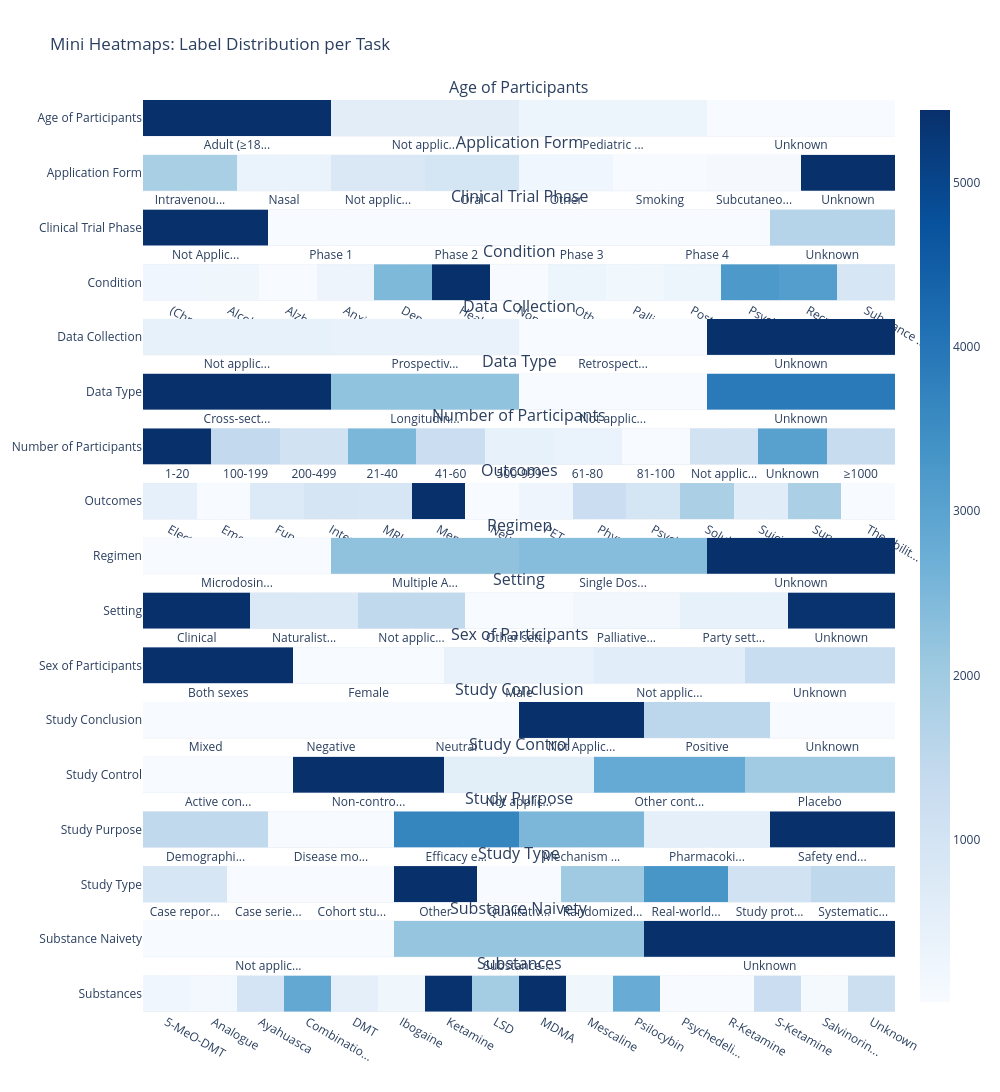

Notebook source saved alongside this figure:
### Code cell
from plotly.subplots import make_subplots

def shorten_label(label, max_len=10):
    if len(label) <= max_len:
        return label
    return label[:max_len] + "..."


tasks = label_counts['task'].unique()
n_tasks = len(tasks)

fig = make_subplots(
    rows=n_tasks, cols=1,
    shared_xaxes=False,
    vertical_spacing=0.02,
    subplot_titles=tasks
)

for i, task in enumerate(tasks, 1):
    show_cb = True if i == 1 else False

    task_data = label_counts[label_counts['task'] == task]
    fig.add_trace(
        go.Heatmap(
            z=[task_data['count']],
            x=task_data['label'].apply(lambda x: shorten_label(str(x), 10)),
            y=[task],
            colorscale='Blues',
            showscale=show_cb,
            text=task_data['count'],
            texttemplate="%{text}"
        ),
        row=i, col=1
    )

# Add a colorbar for the heatmap


fig.update_layout(
    title="Mini Heatmaps: Label Distribution per Task",
    height=200*n_tasks,
    width=1000
)
fig.show()

### Figure 1 — Plotly figure (JSON) as saved in the notebook; plotly's stock layout.template omitted (floating-point values rounded to 4 significant figures)
{"data": [{"colorscale": [[0, "rgb(247,251,255)"], [0.125, "rgb(222,235,247)"], [0.25, "rgb(198,219,239)"], [0.375, "rgb(158,202,225)"], [0.5, "rgb(107,174,214)"], [0.625, "rgb(66,146,198)"], [0.75, "rgb(33,113,181)"], [0.875, "rgb(8,81,156)"], [1, "rgb(8,48,107)"]], "showscale": true, "text": [5440, 592, 299, 14], "texttemplate": "%{text}", "type": "heatmap", "x": ["Adult (≥18...", "Not applic...", "Pediatric ...", "Unknown"], "xaxis": "x", "y": ["Age of Participants"], "yaxis": "y", "z": [[5440, 592, 299, 14]]}, {"colorscale": [[0, "rgb(247,251,255)"], [0.125, "rgb(222,235,247)"], [0.25, "rgb(198,219,239)"], [0.375, "rgb(158,202,225)"], [0.5, "rgb(107,174,214)"], [0.625, "rgb(66,146,198)"], [0.75, "rgb(33,113,181)"], [0.875, "rgb(8,81,156)"], [1, "rgb(8,48,107)"]], "showscale": false, "text": [1192, 251, 529, 629, 157, 36, 76, 3421], "texttemplate": "%{text}", "type": "heatmap", "x": ["Intravenou...", "Nasal", "Not applic...", "Oral", "Other", "Smoking", "Subcutaneo...", "Unknown"], "xaxis": "x2", "y": ["Application Form"], "yaxis": "y2", "z": [[1192, 251, 529, 629, 157, 36, 76, 3421]]}, {"colorscale": [[0, "rgb(247,251,255)"], [0.125, "rgb(222,235,247)"], [0.25, "rgb(198,219,239)"], [0.375, "rgb(158,202,225)"], [0.5, "rgb(107,174,214)"], [0.625, "rgb(66,146,198)"], [0.75, "rgb(33,113,181)"], [0.875, "rgb(8,81,156)"], [1, "rgb(8,48,107)"]], "showscale": false, "text": [4855, 11, 13, 10, 2, 1455], "texttemplate": "%{text}", "type": "heatmap", "x": ["Not Applic...", "Phase 1", "Phase 2", "Phase 3", "Phase 4", "Unknown"], "xaxis": "x3", "y": ["Clinical Trial Phase"], "yaxis": "y3", "z": [[4855, 11, 13, 10, 2, 1455]]}, {"colorscale": [[0, "rgb(247,251,255)"], [0.125, "rgb(222,235,247)"], [0.25, "rgb(198,219,239)"], [0.375, "rgb(158,202,225)"], [0.5, "rgb(107,174,214)"], [0.625, "rgb(66,146,198)"], [0.75, "rgb(33,113,181)"], [0.875, "rgb(8,81,156)"], [1, "rgb(8,48,107)"]], "showscale": false, "text": [143, 159, 3, 202, 1762, 3906, 1, 212, 130, 211, 2313, 2236, 649], "texttemplate": "%{text}", "type": "heatmap", "x": ["(Chronic) ...", "Alcoholism", "Alzheimer’...", "Anxiety", "Depression", "Healthy Pa...", "Non-Alzhei...", "Other addi...", "Palliative...", "Post-traum...", "Psychiatri...", "Recreation...", "Substance ..."], "xaxis": "x4", "y": ["Condition"], "yaxis": "y4", "z": [[143, 159, 3, 202, 1762, 3906, 1, 212, 130, 211, 2313, 2236, 649]]}, {"colorscale": [[0, "rgb(247,251,255)"], [0.125, "rgb(222,235,247)"], [0.25, "rgb(198,219,239)"], [0.375, "rgb(158,202,225)"], [0.5, "rgb(107,174,214)"], [0.625, "rgb(66,146,198)"], [0.75, "rgb(33,113,181)"], [0.875, "rgb(8,81,156)"], [1, "rgb(8,48,107)"]], "showscale": false, "text": [639, 607, 319, 4310], "texttemplate": "%{text}", "type": "heatmap", "x": ["Not applic...", "Prospectiv...", "Retrospect...", "Unknown"], "xaxis": "x5", "y": ["Data Collection"], "yaxis": "y5", "z": [[639, 607, 319, 4310]]}, {"colorscale": [[0, "rgb(247,251,255)"], [0.125, "rgb(222,235,247)"], [0.25, "rgb(198,219,239)"], [0.375, "rgb(158,202,225)"], [0.5, "rgb(107,174,214)"], [0.625, "rgb(66,146,198)"], [0.75, "rgb(33,113,181)"], [0.875, "rgb(8,81,156)"], [1, "rgb(8,48,107)"]], "showscale": false, "text": [1972, 485, 1184, 640, 1593], "texttemplate": "%{text}", "type": "heatmap", "x": ["Cross-sect...", "Longitudin...", "Longitudin...", "Not applic...", "Unknown"], "xaxis": "x6", "y": ["Data Type"], "yaxis": "y6", "z": [[1972, 485, 1184, 640, 1593]]}, {"colorscale": [[0, "rgb(247,251,255)"], [0.125, "rgb(222,235,247)"], [0.25, "rgb(198,219,239)"], [0.375, "rgb(158,202,225)"], [0.5, "rgb(107,174,214)"], [0.625, "rgb(66,146,198)"], [0.75, "rgb(33,113,181)"], [0.875, "rgb(8,81,156)"], [1, "rgb(8,48,107)"]], "showscale": false, "text": [1366, 489, 408, 728, 446, 275, 261, 182, 410, 841, 469], "texttemplate": "%{text}", "type": "heatmap", "x": ["1-20", "100-199", "200-499", "21-40", "41-60", "500-999", "61-80", "81-100", "Not applic...", "Unknown", "≥1000"], "xaxis": "x7", "y": ["Number of Participants"], "yaxis": "y7", "z": [[1366, 489, 408, 728, 446, 275, 261, 182, 410, 841, 469]]}, {"colorscale": [[0, "rgb(247,251,255)"], [0.125, "rgb(222,235,247)"], [0.25, "rgb(198,219,239)"], [0.375, "rgb(158,202,225)"], [0.5, "rgb(107,174,214)"], [0.625, "rgb(66,146,198)"], [0.75, "rgb(33,113,181)"], [0.875, "rgb(8,81,156)"], [1, "rgb(8,48,107)"]], "showscale": false, "text": [290, 2, 480, 597, 583, 3483, 5, 164, 783, 613, 1168, 407, 1162, 2], "texttemplate": "%{text}", "type": "heatmap", "x": ["Electroenc...", "Emergency ...", "Functional...", "Interviews", "MRI", "Mental Fun...", "Neurotoxic...", "PET, SPECT", "Physiologi...", "Psychedeli...", "Soluble bi...", "Suicide", "Surveys", "The abilit..."], "xaxis": "x8", "y": ["Outcomes"], "yaxis": "y8", "z": [[290, 2, 480, 597, 583, 3483, 5, 164, 783, 613, 1168, 407, 1162, 2]]}, {"colorscale": [[0, "rgb(247,251,255)"], [0.125, "rgb(222,235,247)"], [0.25, "rgb(198,219,239)"], [0.375, "rgb(158,202,225)"], [0.5, "rgb(107,174,214)"], [0.625, "rgb(66,146,198)"], [0.75, "rgb(33,113,181)"], [0.875, "rgb(8,81,156)"], [1, "rgb(8,48,107)"]], "showscale": false, "text": [4, 1400, 1482, 3408], "texttemplate": "%{text}", "type": "heatmap", "x": ["Microdosin...", "Multiple A...", "Single Dos...", "Unknown"], "xaxis": "x9", "y": ["Regimen"], "yaxis": "y9", "z": [[4, 1400, 1482, 3408]]}, {"colorscale": [[0, "rgb(247,251,255)"], [0.125, "rgb(222,235,247)"], [0.25, "rgb(198,219,239)"], [0.375, "rgb(158,202,225)"], [0.5, "rgb(107,174,214)"], [0.625, "rgb(66,146,198)"], [0.75, "rgb(33,113,181)"], [0.875, "rgb(8,81,156)"], [1, "rgb(8,48,107)"]], "showscale": false, "text": [2746, 412, 753, 34, 112, 256, 2717], "texttemplate": "%{text}", "type": "heatmap", "x": ["Clinical", "Naturalist...", "Not applic...", "Other sett...", "Palliative...", "Party sett...", "Unknown"], "xaxis": "x10", "y": ["Setting"], "yaxis": "y10", "z": [[2746, 412, 753, 34, 112, 256, 2717]]}, {"colorscale": [[0, "rgb(247,251,255)"], [0.125, "rgb(222,235,247)"], [0.25, "rgb(198,219,239)"], [0.375, "rgb(158,202,225)"], [0.5, "rgb(107,174,214)"], [0.625, "rgb(66,146,198)"], [0.75, "rgb(33,113,181)"], [0.875, "rgb(8,81,156)"], [1, "rgb(8,48,107)"]], "showscale": false, "text": [4134, 7, 295, 453, 987], "texttemplate": "%{text}", "type": "heatmap", "x": ["Both sexes", "Female", "Male", "Not applic...", "Unknown"], "xaxis": "x11", "y": ["Sex of Participants"], "yaxis": "y11", "z": [[4134, 7, 295, 453, 987]]}, {"colorscale": [[0, "rgb(247,251,255)"], [0.125, "rgb(222,235,247)"], [0.25, "rgb(198,219,239)"], [0.375, "rgb(158,202,225)"], [0.5, "rgb(107,174,214)"], [0.625, "rgb(66,146,198)"], [0.75, "rgb(33,113,181)"], [0.875, "rgb(8,81,156)"], [1, "rgb(8,48,107)"]], "showscale": false, "text": [4, 2, 3, 4568, 1289, 12], "texttemplate": "%{text}", "type": "heatmap", "x": ["Mixed", "Negative", "Neutral", "Not Applic...", "Positive", "Unknown"], "xaxis": "x12", "y": ["Study Conclusion"], "yaxis": "y12", "z": [[4, 2, 3, 4568, 1289, 12]]}, {"colorscale": [[0, "rgb(247,251,255)"], [0.125, "rgb(222,235,247)"], [0.25, "rgb(198,219,239)"], [0.375, "rgb(158,202,225)"], [0.5, "rgb(107,174,214)"], [0.625, "rgb(66,146,198)"], [0.75, "rgb(33,113,181)"], [0.875, "rgb(8,81,156)"], [1, "rgb(8,48,107)"]], "showscale": false, "text": [403, 2898, 660, 1698, 1317], "texttemplate": "%{text}", "type": "heatmap", "x": ["Active con...", "Non-contro...", "Not applic...", "Other cont...", "Placebo"], "xaxis": "x13", "y": ["Study Control"], "yaxis": "y13", "z": [[403, 2898, 660, 1698, 1317]]}, {"colorscale": [[0, "rgb(247,251,255)"], [0.125, "rgb(222,235,247)"], [0.25, "rgb(198,219,239)"], [0.375, "rgb(158,202,225)"], [0.5, "rgb(107,174,214)"], [0.625, "rgb(66,146,198)"], [0.75, "rgb(33,113,181)"], [0.875, "rgb(8,81,156)"], [1, "rgb(8,48,107)"]], "showscale": false, "text": [1057, 133, 2470, 1720, 445, 3593], "texttemplate": "%{text}", "type": "heatmap", "x": ["Demographi...", "Disease mo...", "Efficacy e...", "Mechanism ...", "Pharmacoki...", "Safety end..."], "xaxis": "x14", "y": ["Study Purpose"], "yaxis": "y14", "z": [[1057, 133, 2470, 1720, 445, 3593]]}, {"colorscale": [[0, "rgb(247,251,255)"], [0.125, "rgb(222,235,247)"], [0.25, "rgb(198,219,239)"], [0.375, "rgb(158,202,225)"], [0.5, "rgb(107,174,214)"], [0.625, "rgb(66,146,198)"], [0.75, "rgb(33,113,181)"], [0.875, "rgb(8,81,156)"], [1, "rgb(8,48,107)"]], "showscale": false, "text": [362, 4, 2, 2253, 1, 839, 1369, 431, 615], "texttemplate": "%{text}", "type": "heatmap", "x": ["Case repor...", "Case serie...", "Cohort stu...", "Other", "Qualitativ...", "Randomized...", "Real-world...", "Study prot...", "Systematic..."], "xaxis": "x15", "y": ["Study Type"], "yaxis": "y15", "z": [[362, 4, 2, 2253, 1, 839, 1369, 431, 615]]}, {"colorscale": [[0, "rgb(247,251,255)"], [0.125, "rgb(222,235,247)"], [0.25, "rgb(198,219,239)"], [0.375, "rgb(158,202,225)"], [0.5, "rgb(107,174,214)"], [0.625, "rgb(66,146,198)"], [0.75, "rgb(33,113,181)"], [0.875, "rgb(8,81,156)"], [1, "rgb(8,48,107)"]], "showscale": false, "text": [677, 1213, 1890, 3737], "texttemplate": "%{text}", "type": "heatmap", "x": ["Not applic...", "Substance-...", "Substance-...", "Unknown"], "xaxis": "x16", "y": ["Substance Naivety"], "yaxis": "y16", "z": [[677, 1213, 1890, 3737]]}, {"colorscale": [[0, "rgb(247,251,255)"], [0.125, "rgb(222,235,247)"], [0.25, "rgb(198,219,239)"], [0.375, "rgb(158,202,225)"], [0.5, "rgb(107,174,214)"], [0.625, "rgb(66,146,198)"], [0.75, "rgb(33,113,181)"], [0.875, "rgb(8,81,156)"], [1, "rgb(8,48,107)"]], "showscale": false, "text": [89, 60, 357, 1018, 195, 99, 1899, 698, 1914, 96, 987, 26, 22, 445, 47, 441], "texttemplate": "%{text}", "type": "heatmap", "x": ["5-MeO-DMT", "Analogue", "Ayahuasca", "Combinatio...", "DMT", "Ibogaine", "Ketamine", "LSD", "MDMA", "Mescaline", "Psilocybin", "Psychedeli...", "R-Ketamine", "S-Ketamine", "Salvinorin...", "Unknown"], "xaxis": "x17", "y": ["Substances"], "yaxis": "y17", "z": [[89, 60, 357, 1018, 195, 99, 1899, 698, 1914, 96, 987, 26, 22, 445, 47, 441]]}], "layout": {"annotations": [{"font": {"size": 16}, "showarrow": false, "text": "Age of Participants", "x": 0.5, "xanchor": "center", "xref": "paper", "y": 1, "yanchor": "bottom", "yref": "paper"}, {"font": {"size": 16}, "showarrow": false, "text": "Application Form", "x": 0.5, "xanchor": "center", "xref": "paper", "y": 0.94, "yanchor": "bottom", "yref": "paper"}, {"font": {"size": 16}, "showarrow": false, "text": "Clinical Trial Phase", "x": 0.5, "xanchor": "center", "xref": "paper", "y": 0.88, "yanchor": "bottom", "yref": "paper"}, {"font": {"size": 16}, "showarrow": false, "text": "Condition", "x": 0.5, "xanchor": "center", "xref": "paper", "y": 0.82, "yanchor": "bottom", "yref": "paper"}, {"font": {"size": 16}, "showarrow": false, "text": "Data Collection", "x": 0.5, "xanchor": "center", "xref": "paper", "y": 0.76, "yanchor": "bottom", "yref": "paper"}, {"font": {"size": 16}, "showarrow": false, "text": "Data Type", "x": 0.5, "xanchor": "center", "xref": "paper", "y": 0.7, "yanchor": "bottom", "yref": "paper"}, {"font": {"size": 16}, "showarrow": false, "text": "Number of Participants", "x": 0.5, "xanchor": "center", "xref": "paper", "y": 0.64, "yanchor": "bottom", "yref": "paper"}, {"font": {"size": 16}, "showarrow": false, "text": "Outcomes", "x": 0.5, "xanchor": "center", "xref": "paper", "y": 0.58, "yanchor": "bottom", "yref": "paper"}, {"font": {"size": 16}, "showarrow": false, "text": "Regimen", "x": 0.5, "xanchor": "center", "xref": "paper", "y": 0.52, "yanchor": "bottom", "yref": "paper"}, {"font": {"size": 16}, "showarrow": false, "text": "Setting", "x": 0.5, "xanchor": "center", "xref": "paper", "y": 0.46, "yanchor": "bottom", "yref": "paper"}, {"font": {"size": 16}, "showarrow": false, "text": "Sex of Participants", "x": 0.5, "xanchor": "center", "xref": "paper", "y": 0.4, "yanchor": "bottom", "yref": "paper"}, {"font": {"size": 16}, "showarrow": false, "text": "Study Conclusion", "x": 0.5, "xanchor": "center", "xref": "paper", "y": 0.34, "yanchor": "bottom", "yref": "paper"}, {"font": {"size": 16}, "showarrow": false, "text": "Study Control", "x": 0.5, "xanchor": "center", "xref": "paper", "y": 0.28, "yanchor": "bottom", "yref": "paper"}, {"font": {"size": 16}, "showarrow": false, "text": "Study Purpose", "x": 0.5, "xanchor": "center", "xref": "paper", "y": 0.22, "yanchor": "bottom", "yref": "paper"}, {"font": {"size": 16}, "showarrow": false, "text": "Study Type", "x": 0.5, "xanchor": "center", "xref": "paper", "y": 0.16, "yanchor": "bottom", "yref": "paper"}, {"font": {"size": 16}, "showarrow": false, "text": "Substance Naivety", "x": 0.5, "xanchor": "center", "xref": "paper", "y": 0.1, "yanchor": "bottom", "yref": "paper"}, {"font": {"size": 16}, "showarrow": false, "text": "Substances", "x": 0.5, "xanchor": "center", "xref": "paper", "y": 0.04, "yanchor": "bottom", "yref": "paper"}], "height": 3400, "title": {"text": "Mini Heatmaps: Label Distribution per Task"}, "width": 1000, "xaxis": {"anchor": "y", "domain": [0, 1]}, "xaxis10": {"anchor": "y10", "domain": [0, 1]}, "xaxis11": {"anchor": "y11", "domain": [0, 1]}, "xaxis12": {"anchor": "y12", "domain": [0, 1]}, "xaxis13": {"anchor": "y13", "domain": [0, 1]}, "xaxis14": {"anchor": "y14", "domain": [0, 1]}, "xaxis15": {"anchor": "y15", "domain": [0, 1]}, "xaxis16": {"anchor": "y16", "domain": [0, 1]}, "xaxis17": {"anchor": "y17", "domain": [0, 1]}, "xaxis2": {"anchor": "y2", "domain": [0, 1]}, "xaxis3": {"anchor": "y3", "domain": [0, 1]}, "xaxis4": {"anchor": "y4", "domain": [0, 1]}, "xaxis5": {"anchor": "y5", "domain": [0, 1]}, "xaxis6": {"anchor": "y6", "domain": [0, 1]}, "xaxis7": {"anchor": "y7", "domain": [0, 1]}, "xaxis8": {"anchor": "y8", "domain": [0, 1]}, "xaxis9": {"anchor": "y9", "domain": [0, 1]}, "yaxis": {"anchor": "x", "domain": [0.96, 1]}, "yaxis10": {"anchor": "x10", "domain": [0.42, 0.46]}, "yaxis11": {"anchor": "x11", "domain": [0.36, 0.4]}, "yaxis12": {"anchor": "x12", "domain": [0.3, 0.34]}, "yaxis13": {"anchor": "x13", "domain": [0.24, 0.28]}, "yaxis14": {"anchor": "x14", "domain": [0.18, 0.22]}, "yaxis15": {"anchor": "x15", "domain": [0.12, 0.16]}, "yaxis16": {"anchor": "x16", "domain": [0.06, 0.1]}, "yaxis17": {"anchor": "x17", "domain": [0, 0.04]}, "yaxis2": {"anchor": "x2", "domain": [0.9, 0.94]}, "yaxis3": {"anchor": "x3", "domain": [0.84, 0.88]}, "yaxis4": {"anchor": "x4", "domain": [0.78, 0.82]}, "yaxis5": {"anchor": "x5", "domain": [0.72, 0.76]}, "yaxis6": {"anchor": "x6", "domain": [0.66, 0.7]}, "yaxis7": {"anchor": "x7", "domain": [0.6, 0.64]}, "yaxis8": {"anchor": "x8", "domain": [0.54, 0.58]}, "yaxis9": {"anchor": "x9", "domain": [0.48, 0.52]}}}
